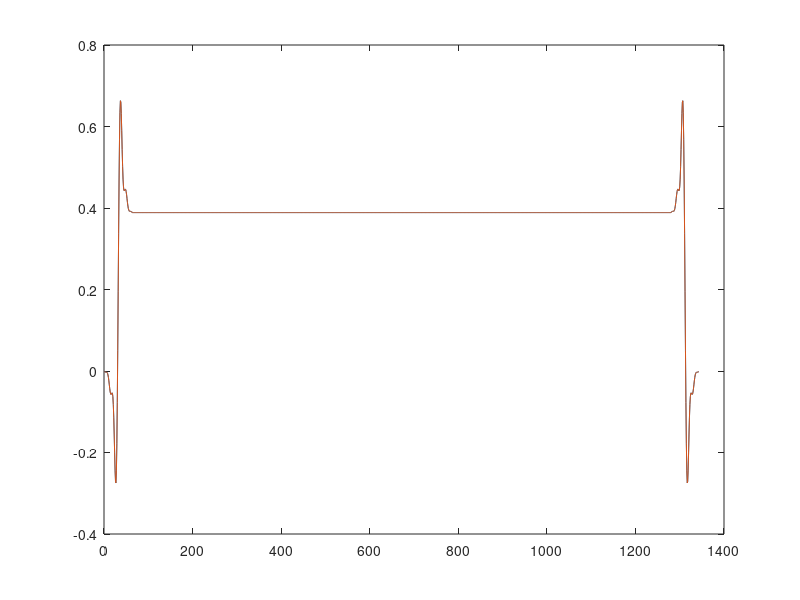

MATLAB code for this plot:
%% day 2 overlap and add
clear all
close all
%filter parameters
order = 63;
blockSize = 128;
window = hamming(order +1);
fs = 48000;

filterp = fir1(order,[1000/fs, 8000/fs],"bandpass",window);
steps = 10;

%step test signal
stepS = ones([blockSize * steps,1]);
realConv = conv(stepS,filterp);
overlapAddConv=zeros([blockSize*steps+order,1]);

for s = 1:steps
    overlapAddConv((s-1)*blockSize+1:(s)*blockSize+order) = overlapAddConv((s-1)*blockSize+1:(s)*blockSize+order) + conv(stepS((s-1)*blockSize+1:s*blockSize),filterp);
end

plot(realConv);
hold on;
plot(overlapAddConv);

